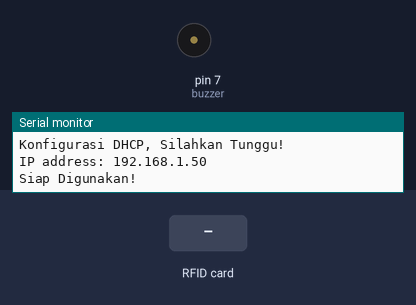
The sketch below on a simulated Arduino Uno, built for the host (arithmetic inside an expression is 32-bit, double 64-bit). On the bench: buzzer (waves = sounding, pin HIGH), the last lines printed to the serial monitor. The inputs (shaded band) are chosen by the test bench. WiFi joins after 1.5 s; servers stay silent unless stated; uploads are accepted with an empty reply.

Above: at 7.9 s.
8.0 s: RFID card 5E 7A 19 C4 held to the reader
At 10.1 s:
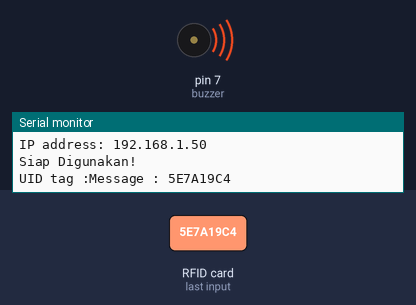
Timing chart, 0 to 11.9 s (numbered marks = the images above; inputs shaded):
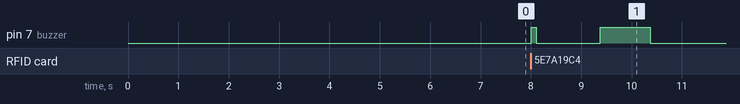

The sketch:

RFID_v2__ETHERNET_CLIENT_HTTP.ino
```cpp
#include <SPI.h>
#include <Ethernet.h>
#include <ArduinoJson.h> //6.17.3
#include <SPI.h>
#include <MFRC522.h>

// replace the MAC address below by the MAC address printed on a sticker on the Arduino Shield 2
byte mac[] = { 0xDE, 0xAD, 0xBE, 0xEF, 0xFE, 0xED };

EthernetClient client;

int    HTTP_PORT   = 80;
String HTTP_METHOD = "GET";
char   HOST_NAME[] = "192.168.1.81"; // change to your PC's IP address
String PATH_NAME   = "/rfidui/data-api.php";
String getData;
String jakarta ="jakarta";

#define SS_PIN 8
#define RST_PIN 6
#define buzzer 7

MFRC522 mfrc522(SS_PIN, RST_PIN);   // Create MFRC522 instance.

void setup() {
  Serial.begin(115200);
  pinMode (buzzer,OUTPUT);
  while(!Serial);
  SPI.begin();      // Initiate  SPI bus
  mfrc522.PCD_Init();   // Initiate MFRC522
  //delay(3000);
  //START IP DHCP
  Serial.println("Konfigurasi DHCP, Silahkan Tunggu!");
  if (Ethernet.begin(mac) == 0) {
    Serial.println("DHCP Gagal!");
    if (Ethernet.hardwareStatus() == EthernetNoHardware) {
      Serial.println("Ethernet Tidak tereteksi :(");
    } else if (Ethernet.linkStatus() == LinkOFF) {
      Serial.println("Hubungkan kabel Ethernet!");
    }
    while (true) {delay(1);}
  }
  //End DHCP
  delay(5000);
  Serial.print("IP address: ");
  Serial.println(Ethernet.localIP());
  client.connect(HOST_NAME, HTTP_PORT);
  Serial.println("Siap Digunakan!");
}

void loop() {
  //Baca data
   //Program yang akan dijalankan berulang-ulang
  if ( ! mfrc522.PICC_IsNewCardPresent()) {return;}
  // Select one of the cards
  if ( ! mfrc522.PICC_ReadCardSerial()) {return;}

  //Show UID on serial monitor
  Serial.print("UID tag :");
  String uidString;
  byte letter;
  for (byte i = 0; i < mfrc522.uid.size; i++)
  {
     uidString.concat(String(mfrc522.uid.uidByte[i] < 0x10 ? "" : ""));
     uidString.concat(String(mfrc522.uid.uidByte[i], HEX));
  }
  Serial.print("Message : ");
  uidString.toUpperCase();
  Serial.println(uidString);
  digitalWrite(buzzer,HIGH);
  delay(100);
  digitalWrite(buzzer,LOW);

  //POST TO WEB
    client.connect(HOST_NAME, HTTP_PORT);
    client.println(HTTP_METHOD + " " + PATH_NAME +
                   "?rfid=" + String(uidString) +
                   "&namatol=" + String(jakarta) +
                   //"&sensor1=" + String(sensor1) +
                   //"&sensor2=" + String(sensor2) +
                   " HTTP/1.1");
    client.println("Host: " + String(HOST_NAME));
    client.println("Connection: close");
    client.println(); // end HTTP header

    while(client.connected()) {
      if(client.available()){
        char endOfHeaders[] = "\r\n\r\n";
        client.find(endOfHeaders);
        getData = client.readString();
        getData.trim();
        Serial.println(getData);


        //AMBIL DATA JSON
        const size_t capacity = JSON_OBJECT_SIZE(8) + 130; //cari dulu nilainya pakai Arduino Json 5 Asisten
        DynamicJsonDocument doc(capacity);
        //StaticJsonDocument<192> doc;
        DeserializationError error = deserializeJson(doc, getData);

      const char* id = doc["id"]; // "6"
      const char* rfid = doc["rfid"]; // "ASDF123"
      const char* nama = doc["nama"]; // "lia"
      const char* alamat = doc["alamat"]; // "sfe"
      const char* telepon = doc["telepon"]; // "1321"
      const char* saldoawal = doc["saldoawal"]; // "90090000"
      const char* tanggal = doc["tanggal"]; // "2021-12-08 17:50:03"
      const char* namatol = doc["namatol"];
      //String(namatol) == jakarta;
//        const char* id_dibaca       = doc["id"];
//        const char* rfid_dibaca     = doc["rfid"];
//        const char* nama_dibaca     = doc["nama"];
//        const char* alamat_dibaca   = doc["alamat"];
//        const char* telepon_dibaca  = doc["telepon"];
//        const char* tanggal_dibaca  = doc["tanggal"];
//        const char* saldo_dibaca  = doc["saldo"];
//        const char* bayar_dibaca  = doc["bayar"];
//        const char* saldoawal_dibaca  = doc["saldoawal"];
//        const char* namatol_dibaca  = doc["namatol"];

       //LOGIKA
       if(String(nama)!="" ){
        buzzeroke();
        Serial.println("Kartu Terdaftar!");
        Serial.println(getData);
        //POST TO SERIAL
         Serial.print("ID       = ");Serial.println(id);
         Serial.print("RFID     = ");Serial.println(rfid);
         Serial.print("Nama     = ");Serial.println(nama);
         Serial.print("Alamat   = ");Serial.println(alamat);
         Serial.print("Telepon  = ");Serial.println(telepon);
         Serial.print("Saldo    = ");Serial.println(saldoawal);
         Serial.print("Tanggal    = ");Serial.println(tanggal);
         Serial.print("Nama Tol    = ");Serial.println(namatol);
       }else{
        buzzergagal();
        Serial.println("Kartu Tidak terdaftar!");
       }
      }
    }
    //delay(1000);
}

void buzzeroke(){
  digitalWrite(buzzer,HIGH);
  delay(100);
  digitalWrite(buzzer,LOW);
  delay(100);
  digitalWrite(buzzer,HIGH);
  delay(100);
  digitalWrite(buzzer,LOW);
  delay(100);
}

void buzzergagal(){
  digitalWrite(buzzer,HIGH);
  delay(1000);
  digitalWrite(buzzer,LOW);
  delay(10);
}
```

Measured:
- after the input at 8.0 s, pin 7 (buzzer): LOW → HIGH at once, → LOW 0.10 s later, → HIGH 1.3 s later, → LOW 1.0 s later
